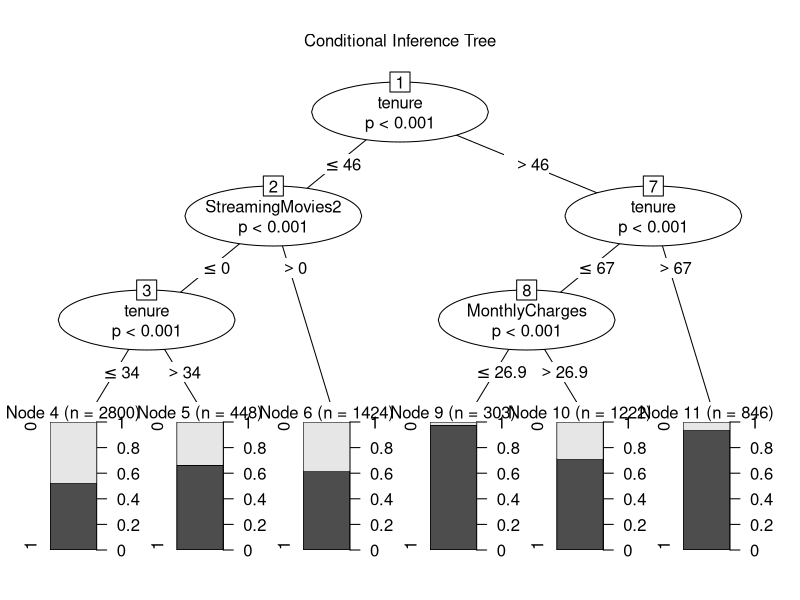

The R script that drew this image:
# Classification Tree CART
library(tidyverse)
library(party)
library(partykit)
df = read.table("Telco_bin2Ystar.csv",  header=TRUE, sep=";") 
df2= select (df, c(Ystar, StreamingMovies2, StreamingTV2, OnlineBackup2, TechSupport2, 
                   DeviceProtection2, tenure, MonthlyCharges, InternetService2, OnlineSecurity2,gender2))
df2$Ystar<-as.factor(df2$Ystar)

crt=ctree_control(minsplit = 1500)
fit <- ctree(Ystar ~ StreamingMovies2 + StreamingTV2 + OnlineBackup2 + TechSupport2 + 
                    DeviceProtection2 + tenure + MonthlyCharges + InternetService2 +
                    OnlineSecurity2 +gender2, data=df2, control=crt)
plot(fit, main="Conditional Inference Tree")
fit
t = table(predict(fit), df2$Ystar)
print(t); accuracy= sum(diag(t))/sum(t); print (accuracy)

# alterado depois de correr o C5.0
df$group=0
df$group[df$tenure<=46 & df$StreamingMovies2<=0 & df$tenure<=34]=1
df$group[df$tenure<=46 & df$StreamingMovies2<=0 & df$tenure >34]=2
df$group[df$tenure<=46 & df$StreamingMovies2 >0]=3
df$group[df$tenure >46 & df$tenure<=67 & df$MonthlyCharges<=26.9]=4
df$group[df$tenure >46 & df$tenure<=67 & df$MonthlyCharges >26.9]=5
df$group[df$tenure >46 & df$tenure >67]=6

write.table(df,"Telco_YstarGroup.csv", sep=";",row.names = FALSE)
